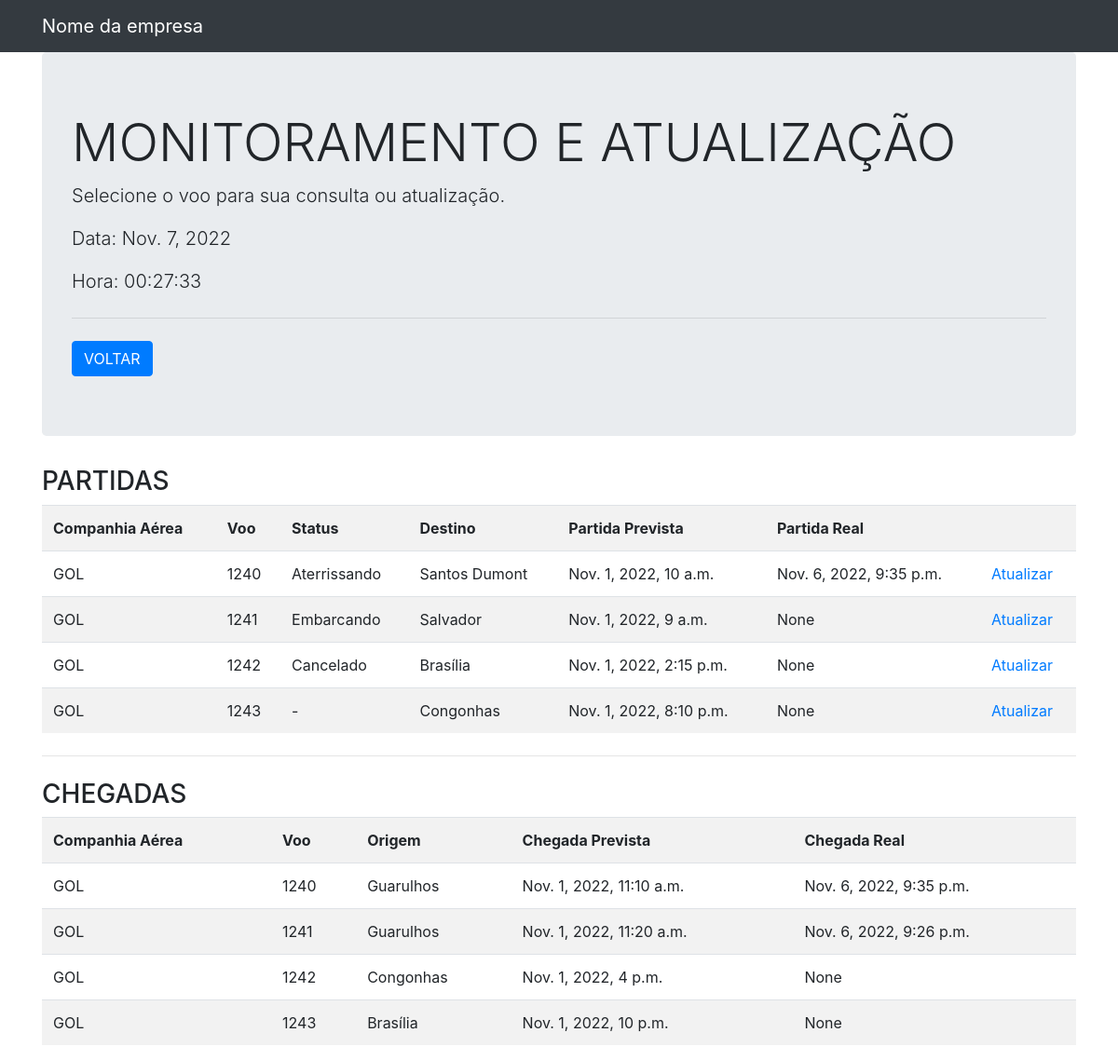
Page /home/monitoramento_painel/ on the earlier database version.
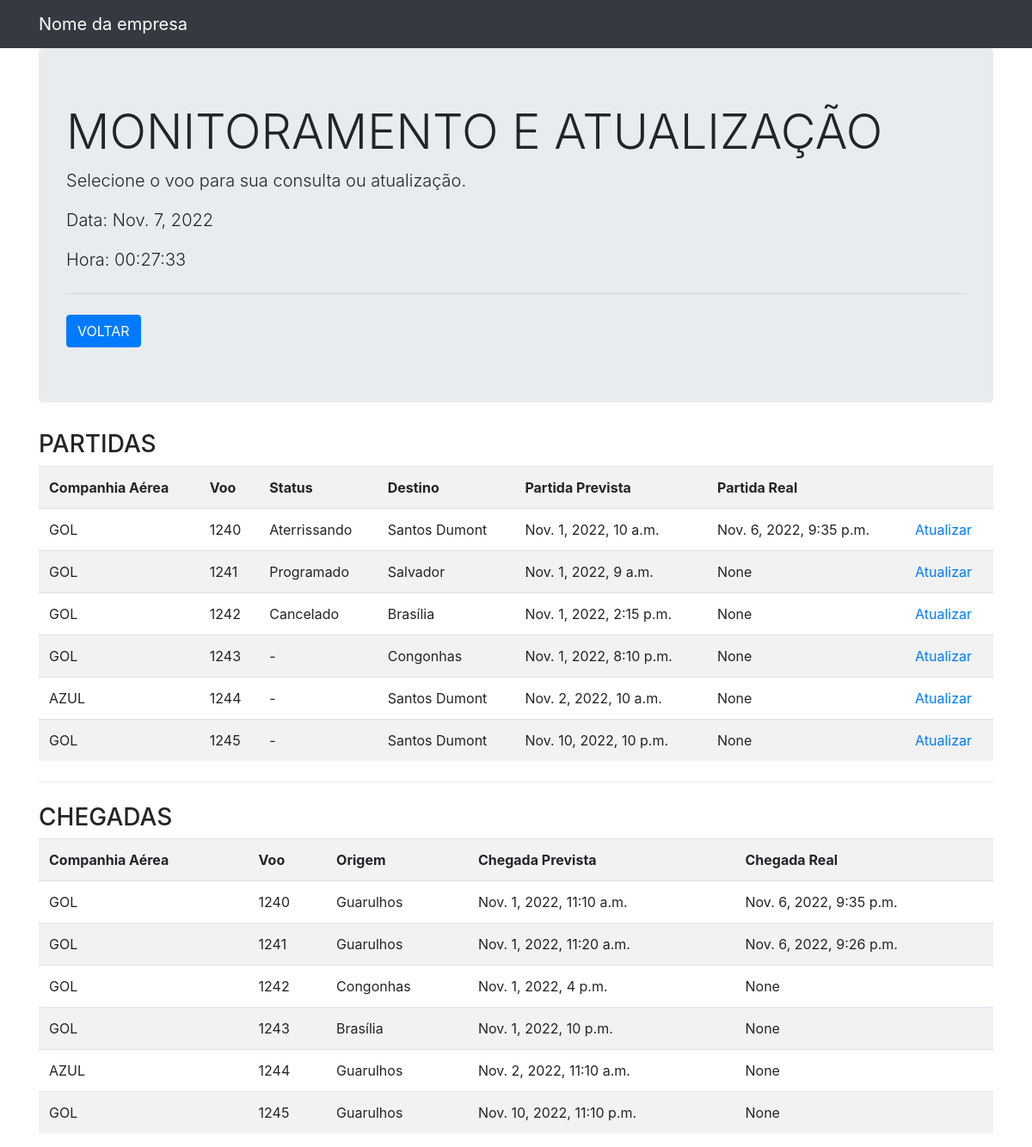
Same page on the later database version.
### flight/models.py (models this page shows)
class VooDinamico(models.Model):
    id = models.AutoField(primary_key=True)
    voo = models.ForeignKey(Voo, on_delete=models.CASCADE, null=False)
    status = models.ForeignKey(StatusVoo, on_delete=models.CASCADE, null=False)
    partida_real = models.DateTimeField(null=True)
    chegada_real = models.DateTimeField(null=True)
    class Meta:
        db_table = 'voo_dinamico'

class Voo(models.Model):
    id = models.AutoField(primary_key=True)
    rota = models.ForeignKey(Rota, on_delete=models.CASCADE, null=False)
    chegada_prevista = models.DateTimeField(null=False)
    partida_prevista = models.DateTimeField(null=False)
    companhia_aerea = models.CharField(max_length=200, null=False)
    class Meta:
        db_table = 'voos'

class StatusVoo(models.Model):
    id = models.AutoField(primary_key=True)
    titulo = models.CharField(max_length=200,null=False)
    class Meta:
        db_table = 'status_voo'

class Rota(models.Model):
    id = models.AutoField(primary_key=True)
    aeroporto_partida = models.CharField(max_length=200, null=False)
    aeroporto_chegada = models.CharField(max_length=200, null=False)
    class Meta:
        db_table = 'rotas'

### flight/views.py (the view)
# urls.py: path('home/monitoramento_painel/', views.telaMonitoramentoPainelViews, name = 'painel_monitoracao'),
def telaMonitoramentoPainelViews(request):
    voosDinamicos = VooDinamico.objects.all()
    template = loader.get_template('monitoramento_painel.html')
    date = datetime.date.today()
    tz = pytz.timezone('America/Sao_Paulo')
    now = datetime.datetime.now(tz)
    time = now.strftime("%H:%M:%S")
    context = {
        'voosDinamicos': voosDinamicos,
        'time': time,
        'date': date,
    }
    return HttpResponse(template.render(context, request))

### flight/templates/monitoramento_painel.html (shortened to what this page needs)
{% load static %}
<!DOCTYPE html>
<html lang="en">
<head>
    <link rel="stylesheet" href="{% static 'css/bootstrap.min.css' %}">
    <link rel="stylesheet" href="{% static 'css/all.min.css' %}">
</head>
<body>
    <nav class="navbar navbar-expand-lg navbar-dark bg-dark">
        <div class="container">
            <a class="navbar-brand" href="#">
                Nome da empresa
            </a>
        </div>
    </nav>
    <div class="container">
        <div class="jumbotron">
            <h1 class="display-4">
                MONITORAMENTO E ATUALIZAÇÃO
            </h1>
            <p class="lead">
                Selecione o voo para sua consulta ou atualização.
            </p>
            <p class="lead">
                Data: {{date}}
            </p>
            <p class="lead">
                Hora: {{time}}
            </p>
            <hr class="my-4">
            <input class="btn btn-primary" type="button" value="VOLTAR" onclick="history.back()">
        </div>
    </div>
    <div class="container">
        <h3 class="display-6">
            PARTIDAS
        </h3>
        <table class="table table-striped">
            <tr>
                <th>Companhia Aérea</th>
                <th>Voo</th>
                <th>Status</th>
                <th>Destino</th>
                <th>Partida Prevista</th>
                <th>Partida Real</th>
                <th></th>
            </tr>
            {% for vooDinamico in voosDinamicos %}
                <tr>
                    <td>{{vooDinamico.voo.companhia_aerea}}</td>
                    <td>{{vooDinamico.voo.id}}</td>
                    <td>{{vooDinamico.status.titulo}}</td>
                    <td>{{vooDinamico.voo.rota.aeroporto_chegada}}</td>
                    <td>{{vooDinamico.voo.partida_prevista}}</td>
                    <td>{{vooDinamico.partida_real}}</td>
                    <td>
                        <a href="monitoramento_atualizacao/{{vooDinamico.voo.id}}/">
                            Atualizar
                        </a>
                    </td>
                </tr>
            {% endfor %}
        </table>
        <hr class="my-4">
        <h3 class="display-6">
            CHEGADAS
        </h3>
        <table class="table table-striped">
            <tr>
                <th>Companhia Aérea</th>
                <th>Voo</th>
                <th>Origem</th>
                <th>Chegada Prevista</th>
                <th>Chegada Real</th>
            </tr>
            {% for vooDinamico in voosDinamicos %}
                <tr>
                    <td>{{vooDinamico.voo.companhia_aerea}}</td>
                    <td>{{vooDinamico.voo.id}}</td>
                    <td>{{vooDinamico.voo.rota.aeroporto_partida}}</td>
                    <td>{{vooDinamico.voo.chegada_prevista}}</td>
                    <td>{{vooDinamico.chegada_real}}</td>
                </tr>
            {% endfor %}
        </table>
    </div>
</body>
</html>

Differences in the rows shown:
changed VooDinamico "Salvador": status.titulo "Embarcando" → "Programado"
added VooDinamico: voo.companhia_aerea "AZUL", voo.id "1244", status.titulo "-", voo.rota.aeroporto_chegada "Santos Dumont", voo.partida_prevista "Nov. 2, 2022, 10 a.m.", partida_real "None", voo.rota.aeroporto_partida "Guarulhos", voo.chegada_prevista "Nov. 2, 2022, 11:10 a.m.", chegada_real "None"
added VooDinamico: voo.companhia_aerea "GOL", voo.id "1245", status.titulo "-", voo.rota.aeroporto_chegada "Santos Dumont", voo.partida_prevista "Nov. 10, 2022, 10 p.m.", partida_real "None", voo.rota.aeroporto_partida "Guarulhos", voo.chegada_prevista "Nov. 10, 2022, 11:10 p.m.", chegada_real "None"
